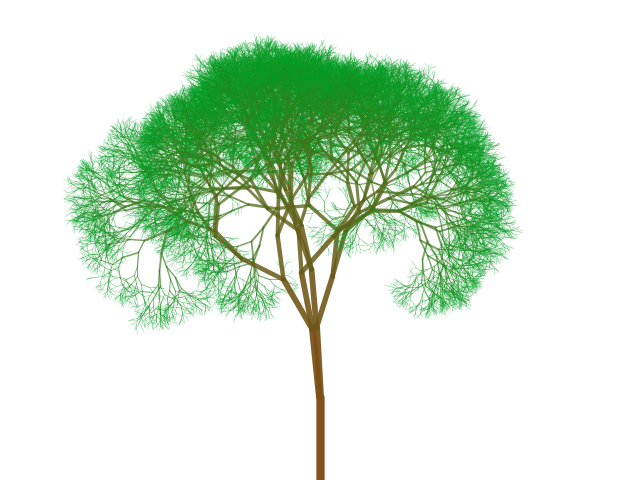
Frame 1 (no input)
Frame 60 (the mouse pressed at the canvas centre just before this capture): identical to frame 1, image omitted
Frame 120 (the mouse held since frame 60 and released just before this capture): identical to frame 1, image omitted

The Processing sketch that drew this single still picture (run headless with seeded random() and noise(); from frame 60 on, the mouse is pressed at the canvas centre):

// Processing sketch: processing_98799
// ── processing_98799.pde

float angle = 20;
float treeSize = 100;//tamaño del árbol
float divisor = 0.82;
float maxRandomBranchSize = 0.02;
float maxRandomAngle = 35;
float maxLevel = 16;//nivel
color trunk = #8b4513;//color_tronco
color leaves = #009C22 & 0x70FFFFFF;
 
void setup()
{
  size(640, 480);
  smooth();
  stroke(0,0,0,64);
  arbol(320, 480);
}
 
void draw()
{
}
 
void arbol(float x, float y)
{
  background(255);
  translate(x, y);
  fibonacci(1);
}
 
void fibonacci(int level)
{
  if (level > maxLevel) 
      return;//caso base
  
  float branchSize = -treeSize * pow(divisor + random(maxRandomBranchSize * 2.) - maxRandomBranchSize, level);
  strokeWeight(0.1 * -(branchSize));
  stroke(lerpColor(trunk,leaves,level/maxLevel));
  line(0,0,0,branchSize);
  translate(0,branchSize);
  float thisAngle = angle + random(maxRandomAngle * 2) - maxRandomAngle;
  rotate(radians(-thisAngle));
  fibonacci(level + 1);/************PARTE RECURSIVA********/
  rotate(radians(thisAngle));
  thisAngle = angle + random(maxRandomAngle * 2.) - maxRandomAngle;
  rotate(radians(thisAngle));
  fibonacci(level + 1);/********PARTE RECURSIVA**********/
  rotate(radians(-thisAngle));
  translate(0,-branchSize);
}
